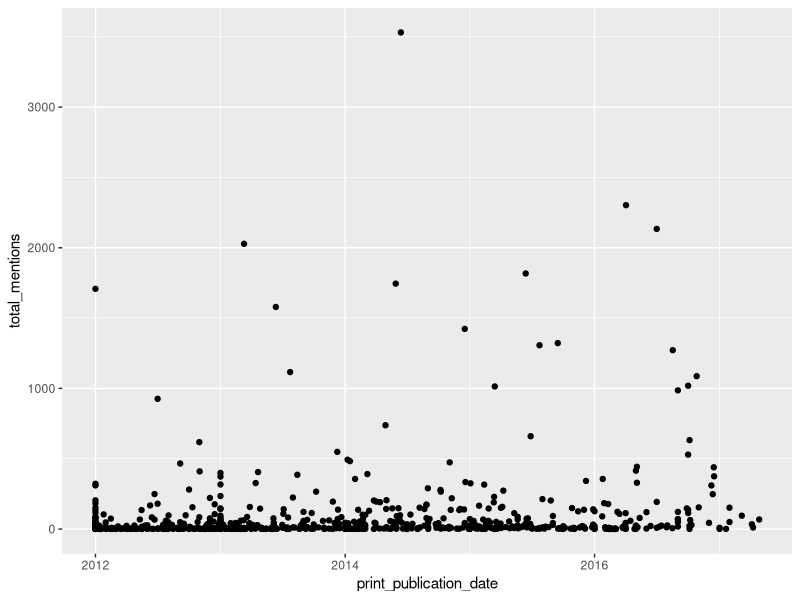
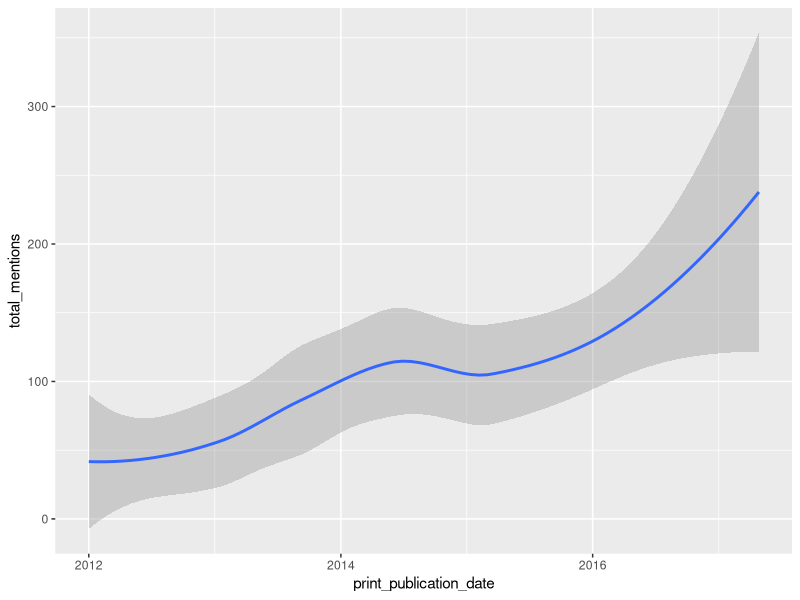
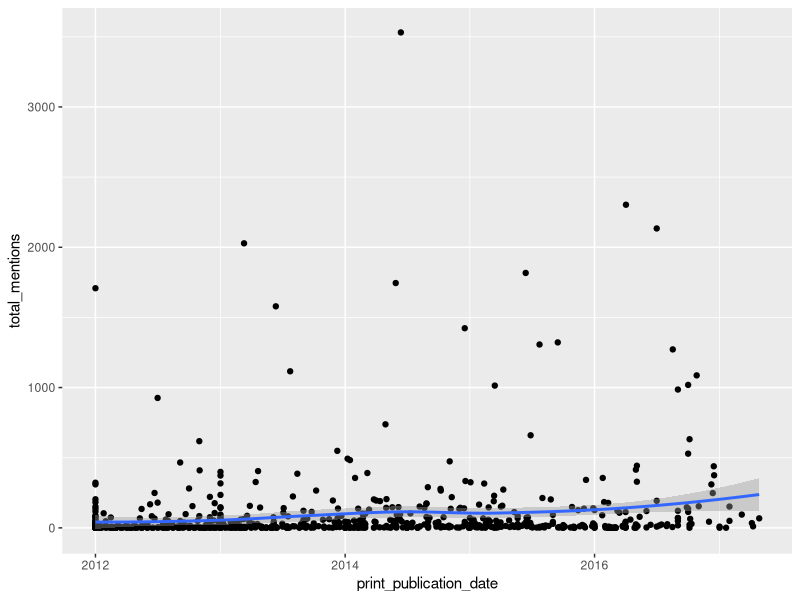

R code for these plots, in order:
# install.packages("tidyverse")

library(tidyverse)

# load an articles master file

articles <- read_csv("../files_out/20171107_Master_BareMinimum.csv")

# plots articles by publication date and total mentions

ggplot(articles, aes(x = print_publication_date, y = total_mentions)) +
  geom_point() 

# plots a trend line through the mentions by date

ggplot(articles, aes(x = print_publication_date, y = total_mentions)) +
  geom_smooth()

# plots the articles and the trend on the same chart

ggplot(articles, aes(x = print_publication_date, y = total_mentions)) +
  geom_point() +
  geom_smooth()